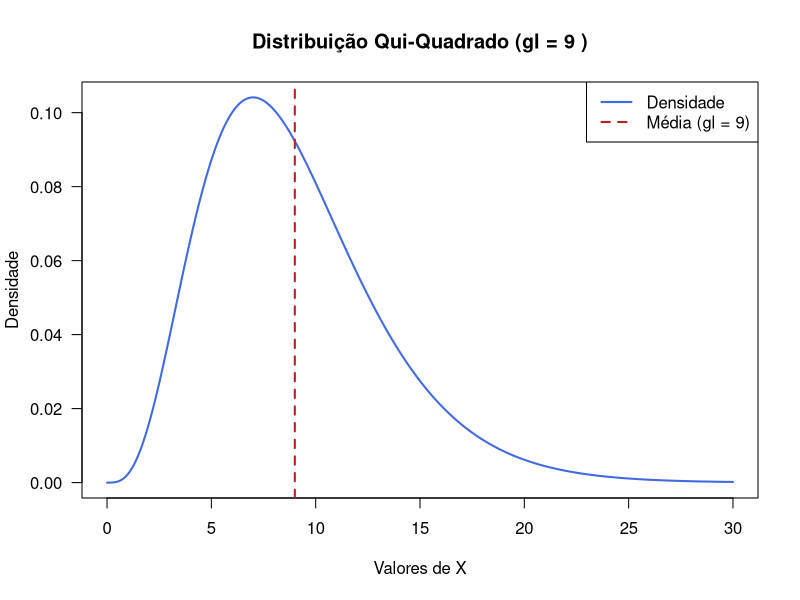
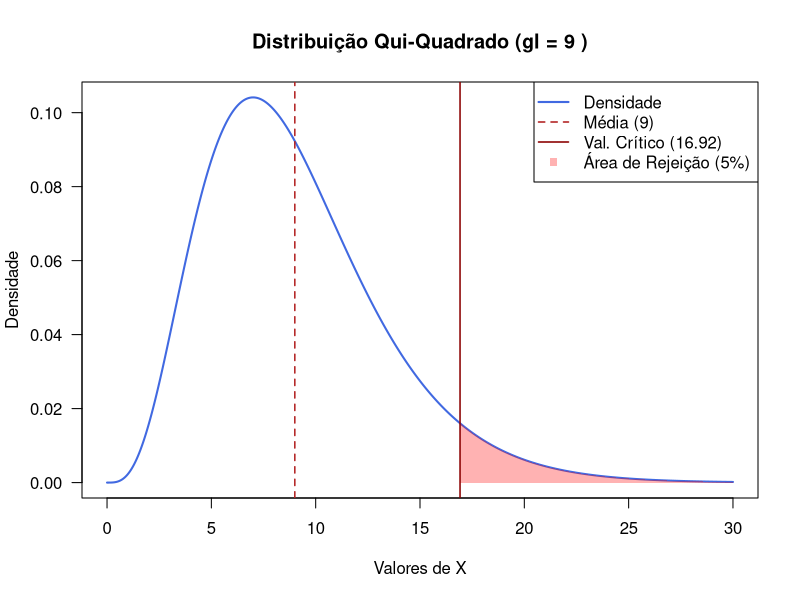
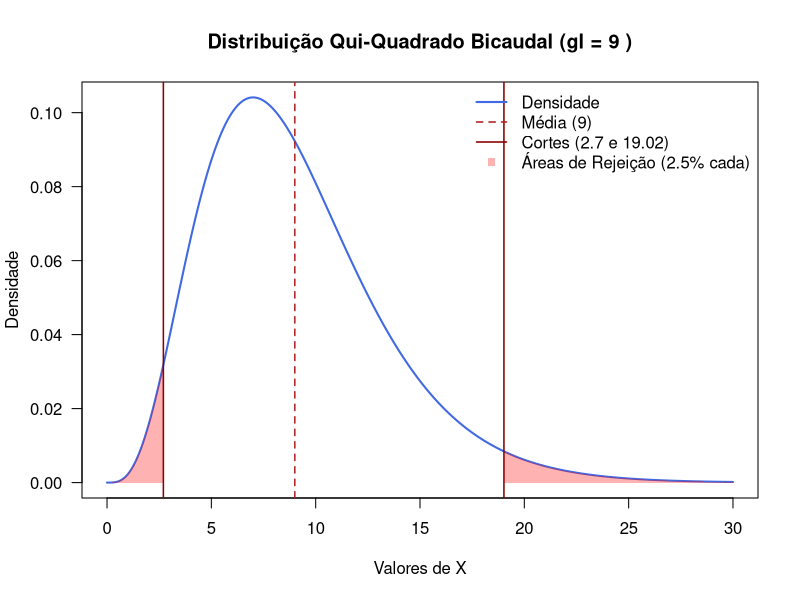
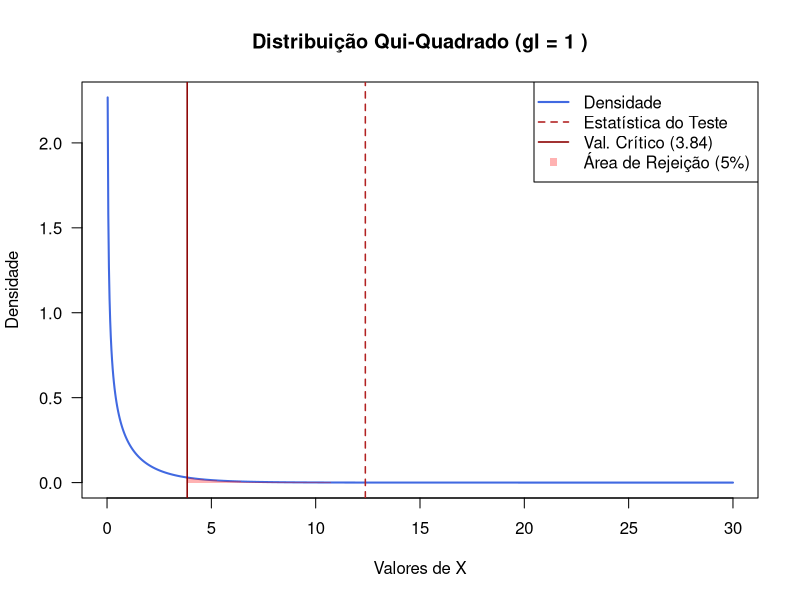
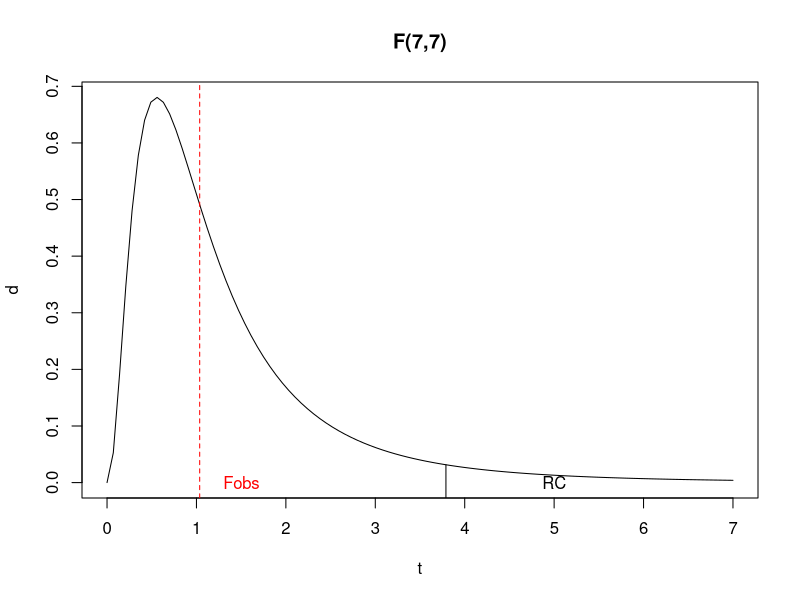
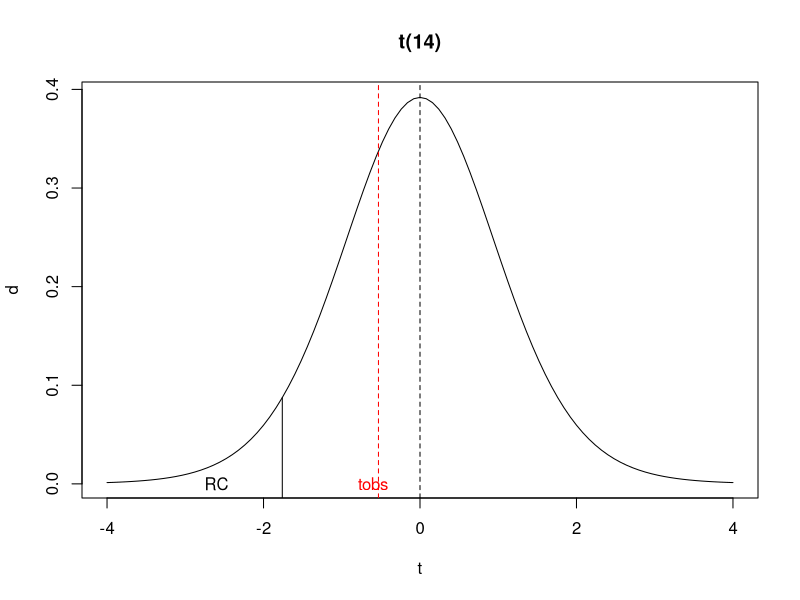

Recreate these plots in R, in order.
## ---- chunk 1
options(htmltools.dir.version = FALSE)
knitr::opts_chunk$set(echo=TRUE, message = FALSE, warning = FALSE, comment = "#>", fig.align = "center")
options(dplyr.print_min = 5, dplyr.print_max = 5)
## ---- chunk 2
gl <- 9
x <- seq(0, 30, length.out = 1000)
y <- dchisq(x, df = gl)
plot(x, y, type = "l", lwd = 2, col = "royalblue",
     main = paste("Distribuição Qui-Quadrado (gl =", gl, ")"),
     xlab = "Valores de X", ylab = "Densidade",
     las = 1, gedit = TRUE)
abline(v = gl, col = "firebrick", lty = 2, lwd = 2)
legend("topright", legend = c("Densidade", "Média (gl = 9)"),
       col = c("royalblue", "firebrick"), lty = 1:2, lwd = 2)
## ---- chunk 3
# 1. Definições básicas
gl <- 9
alfa <- 0.05

# 2. Encontrar o valor crítico onde começam os 5% finais
valor_critico <- qchisq(1 - alfa, df = gl)

# 3. Criar os pontos do gráfico
x <- seq(0, 30, length.out = 1000)
y <- dchisq(x, df = gl)

# 4. Gerar o gráfico base
plot(x, y, type = "l", lwd = 2, col = "royalblue",
     main = paste("Distribuição Qui-Quadrado (gl =", gl, ")"),
     xlab = "Valores de X", ylab = "Densidade", las = 1)

# 5. Criar e pintar a área sombreada (0.05 final)
x_shadow <- seq(valor_critico, 30, length.out = 100)
y_shadow <- dchisq(x_shadow, df = gl)
polygon(c(valor_critico, x_shadow, 30), c(0, y_shadow, 0), 
        col = rgb(1, 0, 0, 0.3), border = NA)

# 6. Adicionar linhas de referência (Média e Valor Crítico)
abline(v = gl, col = "firebrick", lty = 2, lwd = 1.5)
abline(v = valor_critico, col = "darkred", lty = 1, lwd = 1.5)

# 7. Adicionar legenda informativa
legend("topright", 
       legend = c("Densidade", "Média (9)", paste("Val. Crítico (", round(valor_critico, 2), ")", sep=""), "Área de Rejeição (5%)"),
       col = c("royalblue", "firebrick", "darkred", rgb(1, 0, 0, 0.3)), 
       lty = c(1, 2, 1, NA), pch = c(NA, NA, NA, 15), lwd = c(2, 1.5, 1.5, NA))
## ---- chunk 4
qchisq(1-.05, 9)
## ---- chunk 5
# 1. Definições básicas
gl <- 9
alfa_cauda <- 0.025

# 2. Encontrar os valores críticos das duas caudas
critico_inf <- qchisq(alfa_cauda, df = gl)      # Cauda esquerda (2.5%)
critico_sup <- qchisq(1 - alfa_cauda, df = gl)  # Cauda direita (2.5%)

# 3. Criar os pontos do gráfico
x <- seq(0, 30, length.out = 1000)
y <- dchisq(x, df = gl)

# 4. Gerar o gráfico base
plot(x, y, type = "l", lwd = 2, col = "royalblue",
     main = paste("Distribuição Qui-Quadrado Bicaudal (gl =", gl, ")"),
     xlab = "Valores de X", ylab = "Densidade", las = 1)

# 5. Sombrear a cauda esquerda (0 a critico_inf)
x_esq <- seq(0, critico_inf, length.out = 100)
y_esq <- dchisq(x_esq, df = gl)
polygon(c(0, x_esq, critico_inf), c(0, y_esq, 0), 
        col = rgb(1, 0, 0, 0.3), border = NA)

# 6. Sombrear a cauda direita (critico_sup a 30)
x_dir <- seq(critico_sup, 30, length.out = 100)
y_dir <- dchisq(x_dir, df = gl)
polygon(c(critico_sup, x_dir, 30), c(0, y_dir, 0), 
        col = rgb(1, 0, 0, 0.3), border = NA)

# 7. Adicionar linhas dos valores críticos e da média
abline(v = gl, col = "firebrick", lty = 2, lwd = 1.5)
abline(v = c(critico_inf, critico_sup), col = "darkred", lty = 1, lwd = 1.5)

# 8. Legenda descritiva
legend("topright", 
       legend = c("Densidade", 
                  "Média (9)", 
                  paste("Cortes (", round(critico_inf, 2), " e ", round(critico_sup, 2), ")", sep=""), 
                  "Áreas de Rejeição (2.5% cada)"),
       col = c("royalblue", "firebrick", "darkred", rgb(1, 0, 0, 0.3)), 
       lty = c(1, 2, 1, NA), pch = c(NA, NA, NA, 15), lwd = c(2, 1.5, 1.5, NA),
       bty = "n") # Remove a borda da legenda para economizar espaço no slide
## ---- chunk 6
qchisq(1-.025, 9)
qchisq(.025, 9)
## ---- chunk 7
knitr::include_graphics("https://media3.giphy.com/media/v1.Y2lkPTc5MGI3NjExZXluZnp3cTh1Z25hZXgwaHhkZTZzeGQ4eWsydTI2N3pjYzFiNXUyYiZlcD12MV9pbnRlcm5hbF9naWZfYnlfaWQmY3Q9Zw/3o7btZ3T6y3JTmjg4w/giphy.gif")
## ---- chunk 8
# 1. Definições básicas
gl <- 1
alfa <- 0.05
estatistica <- 12.38
# 2. Encontrar o valor crítico onde começam os 5% finais
valor_critico <- qchisq(1 - alfa, df = gl)

# 3. Criar os pontos do gráfico
x <- seq(0, 30, length.out = 1000)
y <- dchisq(x, df = gl)

# 4. Gerar o gráfico base
plot(x, y, type = "l", lwd = 2, col = "royalblue",
     main = paste("Distribuição Qui-Quadrado (gl =", gl, ")"),
     xlab = "Valores de X", ylab = "Densidade", las = 1)

# 5. Criar e pintar a área sombreada (0.05 final)
x_shadow <- seq(valor_critico, 30, length.out = 100)
y_shadow <- dchisq(x_shadow, df = gl)
polygon(c(valor_critico, x_shadow, 30), c(0, y_shadow, 0), 
        col = rgb(1, 0, 0, 0.3), border = NA)

# 6. Adicionar linhas de referência (Média e Valor Crítico)
abline(v = estatistica, col = "firebrick", lty = 2, lwd = 1.5)
abline(v = valor_critico, col = "darkred", lty = 1, lwd = 1.5)

# 7. Adicionar legenda informativa
legend("topright", 
       legend = c("Densidade", "Estatística do Teste", paste("Val. Crítico (", round(valor_critico, 2), ")", sep=""), "Área de Rejeição (5%)"),
       col = c("royalblue", "firebrick", "darkred", rgb(1, 0, 0, 0.3)), 
       lty = c(1, 2, 1, NA), pch = c(NA, NA, NA, 15), lwd = c(2, 1.5, 1.5, NA))
## ---- chunk 9
dados <- matrix(
  c(4, 26,
    17, 13),
  nrow = 2,
  byrow = TRUE
)
dados
chisq.test(dados, correct = FALSE)
## ---- chunk 10
knitr::include_graphics("https://raw.githubusercontent.com/arpanosso/estatinfo/master/slides/img/testeH_17.png")
## ---- chunk 11
r1<-c(2.30,2.10,1.91,1.20,1.93,1.88,1.95,2.10)
r2<-c(2.30,2.15,2.00,1.28,2.15,2.20,1.91,2.06)
var.test(r1,r2)
## ---- chunk 12
curve(df(x,7,7),0,7,xlab="t",ylab="d",
      main="F(7,7)")
abline(v=1.03618,col="red",lty=2)
segments(3.79,-1,3.79,df(3.79,7,7))
text(1.5,0,"Fobs",col="red")
text(5,0,"RC",col="black")
## ---- chunk 13
r1<-c(2.30,2.10,1.91,1.20,1.93,1.88,1.95,2.10)
r2<-c(2.30,2.15,2.00,1.28,2.15,2.20,1.91,2.06)
t.test(r1, r2, alternative = "le", var.equal = TRUE)
## ---- chunk 14
knitr::include_graphics("https://raw.githubusercontent.com/arpanosso/estatinfo/master/slides/img/ic_05.png")
## ---- chunk 15
curve(dt(x,14),-4,4,xlab="t",ylab="d",
      main="t(14)")
abline(v=0,col="black",lty=2)
abline(v=-0.5309,col="red",lty=2)
segments(-1.76,-1,-1.76,dt(-1.76,14))
text(-0.6,0,"tobs",col="red")
text(-2.6,0,"RC",col="black")
